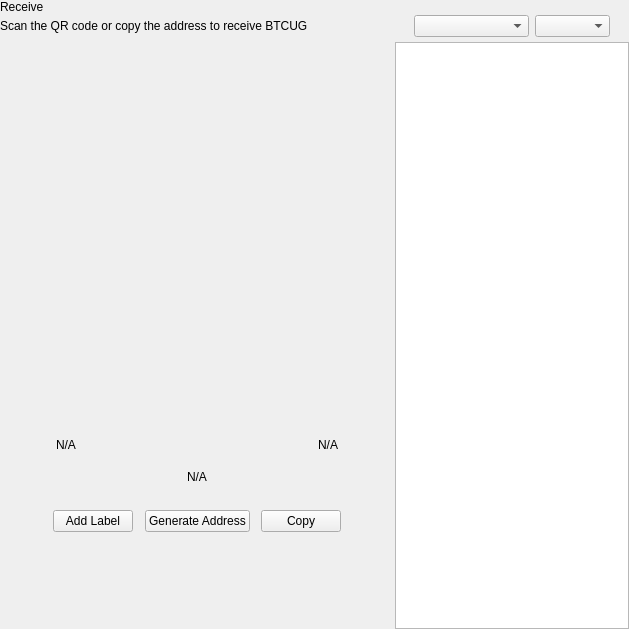
<?xml version="1.0" encoding="UTF-8"?>
<ui version="4.0">
 <class>ReceiveWidget</class>
 <widget class="QWidget" name="ReceiveWidget">
  <property name="geometry">
   <rect>
    <x>0</x>
    <y>0</y>
    <width>629</width>
    <height>629</height>
   </rect>
  </property>
  <property name="minimumSize">
   <size>
    <width>0</width>
    <height>0</height>
   </size>
  </property>
  <property name="windowTitle">
   <string>Form</string>
  </property>
  <layout class="QHBoxLayout" name="horizontalLayout_2" stretch="2,1">
   <property name="spacing">
    <number>0</number>
   </property>
   <property name="leftMargin">
    <number>0</number>
   </property>
   <property name="topMargin">
    <number>0</number>
   </property>
   <property name="rightMargin">
    <number>0</number>
   </property>
   <property name="bottomMargin">
    <number>0</number>
   </property>
   <item>
    <widget class="QWidget" name="left" native="true">
     <layout class="QVBoxLayout" name="verticalLayout_3">
      <property name="leftMargin">
       <number>0</number>
      </property>
      <property name="topMargin">
       <number>0</number>
      </property>
      <property name="rightMargin">
       <number>0</number>
      </property>
      <property name="bottomMargin">
       <number>0</number>
      </property>
      <item>
       <layout class="QVBoxLayout" name="verticalLayout_2">
        <property name="spacing">
         <number>0</number>
        </property>
        <property name="leftMargin">
         <number>0</number>
        </property>
        <item>
         <layout class="QHBoxLayout" name="horizontalLayout_3">
          <property name="spacing">
           <number>0</number>
          </property>
          <item>
           <layout class="QVBoxLayout" name="verticalLayout_4">
            <property name="spacing">
             <number>5</number>
            </property>
            <item>
             <widget class="QLabel" name="labelTitle">
              <property name="text">
               <string>Receive</string>
              </property>
             </widget>
            </item>
            <item alignment="Qt::AlignTop">
             <widget class="QLabel" name="labelSubtitle1">
              <property name="text">
               <string>Scan the QR code or copy the address to receive BTCUG</string>
              </property>
             </widget>
            </item>
           </layout>
          </item>
          <item>
           <spacer name="horizontalSpacer">
            <property name="orientation">
             <enum>Qt::Horizontal</enum>
            </property>
            <property name="sizeHint" stdset="0">
             <size>
              <width>40</width>
              <height>20</height>
             </size>
            </property>
           </spacer>
          </item>
         </layout>
        </item>
        <item>
         <spacer name="verticalSpacer_2">
          <property name="orientation">
           <enum>Qt::Vertical</enum>
          </property>
          <property name="sizeType">
           <enum>QSizePolicy::Expanding</enum>
          </property>
          <property name="sizeHint" stdset="0">
           <size>
            <width>20</width>
            <height>50</height>
           </size>
          </property>
         </spacer>
        </item>
        <item alignment="Qt::AlignHCenter">
         <widget class="QWidget" name="layoutQR" native="true">
          <property name="maximumSize">
           <size>
            <width>510</width>
            <height>16777215</height>
           </size>
          </property>
          <layout class="QVBoxLayout" name="verticalLayoutQr">
           <item>
            <spacer name="verticalSpacer11">
             <property name="orientation">
              <enum>Qt::Vertical</enum>
             </property>
             <property name="sizeType">
              <enum>QSizePolicy::Fixed</enum>
             </property>
             <property name="sizeHint" stdset="0">
              <size>
               <width>20</width>
               <height>20</height>
              </size>
             </property>
            </spacer>
           </item>
           <item alignment="Qt::AlignHCenter">
            <widget class="QLabel" name="labelQrImg">
             <property name="minimumSize">
              <size>
               <width>260</width>
               <height>260</height>
              </size>
             </property>
             <property name="maximumSize">
              <size>
               <width>260</width>
               <height>260</height>
              </size>
             </property>
             <property name="text">
              <string/>
             </property>
             <property name="alignment">
              <set>Qt::AlignCenter</set>
             </property>
            </widget>
           </item>
           <item>
            <spacer name="verticalSpacer_21">
             <property name="orientation">
              <enum>Qt::Vertical</enum>
             </property>
             <property name="sizeType">
              <enum>QSizePolicy::Fixed</enum>
             </property>
             <property name="sizeHint" stdset="0">
              <size>
               <width>20</width>
               <height>30</height>
              </size>
             </property>
            </spacer>
           </item>
           <item>
            <widget class="QWidget" name="widget" native="true">
             <property name="minimumSize">
              <size>
               <width>0</width>
               <height>0</height>
              </size>
             </property>
             <layout class="QHBoxLayout" name="horizontalLayout_5">
              <item>
               <widget class="QLabel" name="labelLabel">
                <property name="text">
                 <string notr="true">N/A</string>
                </property>
               </widget>
              </item>
              <item>
               <spacer name="horizontalSpacer_2">
                <property name="orientation">
                 <enum>Qt::Horizontal</enum>
                </property>
                <property name="sizeHint" stdset="0">
                 <size>
                  <width>141</width>
                  <height>20</height>
                 </size>
                </property>
               </spacer>
              </item>
              <item>
               <widget class="QLabel" name="labelDate">
                <property name="text">
                 <string notr="true">N/A</string>
                </property>
                <property name="alignment">
                 <set>Qt::AlignRight|Qt::AlignTrailing|Qt::AlignVCenter</set>
                </property>
               </widget>
              </item>
             </layout>
            </widget>
           </item>
           <item>
            <widget class="QLabel" name="labelAddress">
             <property name="sizePolicy">
              <sizepolicy hsizetype="Expanding" vsizetype="Preferred">
               <horstretch>0</horstretch>
               <verstretch>0</verstretch>
              </sizepolicy>
             </property>
             <property name="minimumSize">
              <size>
               <width>300</width>
               <height>0</height>
              </size>
             </property>
             <property name="text">
              <string notr="true">N/A</string>
             </property>
             <property name="alignment">
              <set>Qt::AlignCenter</set>
             </property>
            </widget>
           </item>
           <item>
            <spacer name="verticalSpacer_4">
             <property name="orientation">
              <enum>Qt::Vertical</enum>
             </property>
             <property name="sizeType">
              <enum>QSizePolicy::Fixed</enum>
             </property>
             <property name="sizeHint" stdset="0">
              <size>
               <width>20</width>
               <height>20</height>
              </size>
             </property>
            </spacer>
           </item>
           <item>
            <layout class="QHBoxLayout" name="horizontalLayout_4">
             <item alignment="Qt::AlignHCenter">
              <widget class="QPushButton" name="pushButtonLabel">
               <property name="focusPolicy">
                <enum>Qt::NoFocus</enum>
               </property>
               <property name="text">
                <string>Add Label</string>
               </property>
              </widget>
             </item>
             <item alignment="Qt::AlignHCenter">
              <widget class="QPushButton" name="pushButtonNewAddress">
               <property name="focusPolicy">
                <enum>Qt::NoFocus</enum>
               </property>
               <property name="text">
                <string>Generate Address</string>
               </property>
              </widget>
             </item>
             <item alignment="Qt::AlignHCenter">
              <widget class="QPushButton" name="pushButtonCopy">
               <property name="focusPolicy">
                <enum>Qt::NoFocus</enum>
               </property>
               <property name="text">
                <string>Copy</string>
               </property>
              </widget>
             </item>
            </layout>
           </item>
           <item>
            <spacer name="verticalSpacer_3">
             <property name="orientation">
              <enum>Qt::Vertical</enum>
             </property>
             <property name="sizeType">
              <enum>QSizePolicy::Expanding</enum>
             </property>
             <property name="sizeHint" stdset="0">
              <size>
               <width>20</width>
               <height>20</height>
              </size>
             </property>
            </spacer>
           </item>
          </layout>
         </widget>
        </item>
        <item>
         <spacer name="verticalSpacer">
          <property name="orientation">
           <enum>Qt::Vertical</enum>
          </property>
          <property name="sizeHint" stdset="0">
           <size>
            <width>20</width>
            <height>40</height>
           </size>
          </property>
         </spacer>
        </item>
       </layout>
      </item>
     </layout>
    </widget>
   </item>
   <item>
    <widget class="QWidget" name="right" native="true">
     <layout class="QVBoxLayout" name="verticalLayout_5">
      <property name="spacing">
       <number>0</number>
      </property>
      <property name="leftMargin">
       <number>1</number>
      </property>
      <property name="topMargin">
       <number>0</number>
      </property>
      <property name="rightMargin">
       <number>0</number>
      </property>
      <property name="bottomMargin">
       <number>0</number>
      </property>
      <item>
       <layout class="QVBoxLayout" name="container_right">
        <property name="spacing">
         <number>0</number>
        </property>
        <property name="leftMargin">
         <number>0</number>
        </property>
        <property name="rightMargin">
         <number>0</number>
        </property>
        <item>
         <layout class="QVBoxLayout" name="verticalLayout">
          <property name="spacing">
           <number>6</number>
          </property>
          <property name="leftMargin">
           <number>19</number>
          </property>
          <property name="rightMargin">
           <number>19</number>
          </property>
          <item>
           <widget class="OptionButton" name="btnRequest" native="true"/>
          </item>
          <item>
           <widget class="OptionButton" name="btnMyAddresses" native="true">
            <property name="sizePolicy">
             <sizepolicy hsizetype="Preferred" vsizetype="Minimum">
              <horstretch>0</horstretch>
              <verstretch>0</verstretch>
             </sizepolicy>
            </property>
           </widget>
          </item>
         </layout>
        </item>
        <item>
         <widget class="QWidget" name="sortWidget" native="true">
          <layout class="QHBoxLayout" name="horizontalLayout_6">
           <property name="leftMargin">
            <number>19</number>
           </property>
           <property name="rightMargin">
            <number>19</number>
           </property>
           <property name="bottomMargin">
            <number>5</number>
           </property>
           <item>
            <spacer name="horizontalSpacer_3">
             <property name="orientation">
              <enum>Qt::Horizontal</enum>
             </property>
             <property name="sizeHint" stdset="0">
              <size>
               <width>40</width>
               <height>20</height>
              </size>
             </property>
            </spacer>
           </item>
           <item>
            <widget class="QComboBox" name="comboBoxSort">
             <property name="sizePolicy">
              <sizepolicy hsizetype="Preferred" vsizetype="Fixed">
               <horstretch>0</horstretch>
               <verstretch>0</verstretch>
              </sizepolicy>
             </property>
             <property name="minimumSize">
              <size>
               <width>115</width>
               <height>0</height>
              </size>
             </property>
            </widget>
           </item>
           <item>
            <widget class="QComboBox" name="comboBoxSortOrder">
             <property name="sizePolicy">
              <sizepolicy hsizetype="Preferred" vsizetype="Fixed">
               <horstretch>0</horstretch>
               <verstretch>0</verstretch>
              </sizepolicy>
             </property>
             <property name="minimumSize">
              <size>
               <width>75</width>
               <height>0</height>
              </size>
             </property>
            </widget>
           </item>
          </layout>
         </widget>
        </item>
        <item>
         <widget class="QListView" name="listViewAddress"/>
        </item>
       </layout>
      </item>
     </layout>
    </widget>
   </item>
  </layout>
 </widget>
 <customwidgets>
  <customwidget>
   <class>OptionButton</class>
   <extends>QWidget</extends>
   <header>qt/BoldTechnologyCommerceUganda/optionbutton.h</header>
   <container>1</container>
  </customwidget>
 </customwidgets>
 <resources/>
 <connections/>
</ui>
